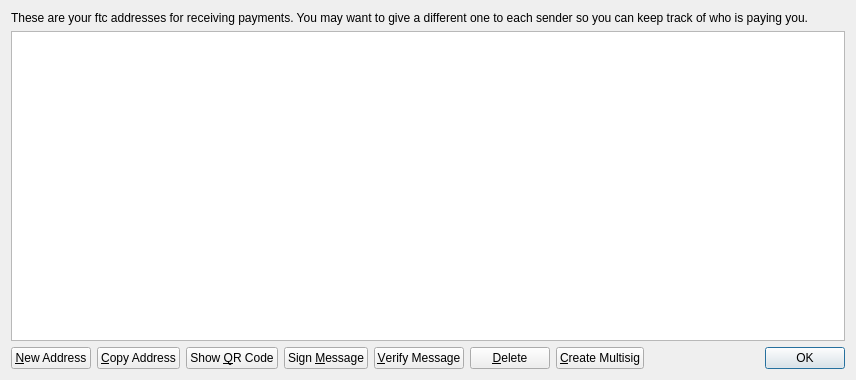
<?xml version="1.0" encoding="UTF-8"?>
<ui version="4.0">
 <class>AddressBookPage</class>
 <widget class="QWidget" name="AddressBookPage">
  <property name="geometry">
   <rect>
    <x>0</x>
    <y>0</y>
    <width>856</width>
    <height>380</height>
   </rect>
  </property>
  <property name="windowTitle">
   <string>Address Book</string>
  </property>
  <layout class="QVBoxLayout" name="verticalLayout">
   <item>
    <widget class="QLabel" name="labelExplanation">
     <property name="text">
      <string>These are your ftc addresses for receiving payments. You may want to give a different one to each sender so you can keep track of who is paying you.</string>
     </property>
     <property name="textFormat">
      <enum>Qt::PlainText</enum>
     </property>
     <property name="wordWrap">
      <bool>true</bool>
     </property>
    </widget>
   </item>
   <item>
    <widget class="QTableView" name="tableView">
     <property name="contextMenuPolicy">
      <enum>Qt::CustomContextMenu</enum>
     </property>
     <property name="toolTip">
      <string>Double-click to edit address or label</string>
     </property>
     <property name="tabKeyNavigation">
      <bool>false</bool>
     </property>
     <property name="selectionMode">
      <enum>QAbstractItemView::SingleSelection</enum>
     </property>
     <property name="selectionBehavior">
      <enum>QAbstractItemView::SelectRows</enum>
     </property>
     <property name="sortingEnabled">
      <bool>true</bool>
     </property>
     <attribute name="verticalHeaderVisible">
      <bool>false</bool>
     </attribute>
    </widget>
   </item>
   <item>
    <layout class="QHBoxLayout" name="horizontalLayout">
     <item>
      <widget class="QPushButton" name="newAddressButton">
       <property name="toolTip">
        <string>Create a new address</string>
       </property>
       <property name="text">
        <string>&amp;New Address</string>
       </property>
      </widget>
     </item>
     <item>
      <widget class="QPushButton" name="copyToClipboard">
       <property name="toolTip">
        <string>Copy the currently selected address to the system clipboard</string>
       </property>
       <property name="text">
        <string>&amp;Copy Address</string>
       </property>
      </widget>
     </item>
     <item>
      <widget class="QPushButton" name="showQRCode">
       <property name="text">
        <string>Show &amp;QR Code</string>
       </property>
      </widget>
     </item>
     <item>
      <widget class="QPushButton" name="signMessage">
       <property name="toolTip">
        <string>Sign a message to prove you own a ftc address</string>
       </property>
       <property name="text">
        <string>Sign &amp;Message</string>
       </property>
      </widget>
     </item>
     <item>
      <widget class="QPushButton" name="verifyMessage">
       <property name="toolTip">
        <string>Verify a message to ensure it was signed with a specified ftc address</string>
       </property>
       <property name="text">
        <string>&amp;Verify Message</string>
       </property>
      </widget>
     </item>
     <item>
      <widget class="QPushButton" name="deleteButton">
       <property name="toolTip">
        <string>Delete the currently selected address from the list</string>
       </property>
       <property name="text">
        <string>&amp;Delete</string>
       </property>
      </widget>
     </item>
     <item>
      <widget class="QPushButton" name="createmulsig">
       <property name="toolTip">
        <string>Delete the currently selected address from the list</string>
       </property>
       <property name="text">
        <string>&amp;Create Multisig</string>
       </property>
      </widget>
     </item>
     <item>
      <spacer name="horizontalSpacer">
       <property name="orientation">
        <enum>Qt::Horizontal</enum>
       </property>
       <property name="sizeHint" stdset="0">
        <size>
         <width>40</width>
         <height>20</height>
        </size>
       </property>
      </spacer>
     </item>
     <item>
      <widget class="QDialogButtonBox" name="buttonBox">
       <property name="sizePolicy">
        <sizepolicy hsizetype="Maximum" vsizetype="Fixed">
         <horstretch>0</horstretch>
         <verstretch>0</verstretch>
        </sizepolicy>
       </property>
       <property name="standardButtons">
        <set>QDialogButtonBox::Ok</set>
       </property>
      </widget>
     </item>
    </layout>
   </item>
  </layout>
 </widget>
 <resources/>
 <connections/>
</ui>
